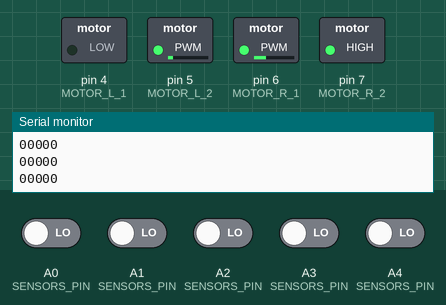
Bench run of a sketch on a simulated Arduino Uno, built with avr-gcc and run on an emulated ATmega328P. On the bench: switched loads named in the sketch (green lamp = pin HIGH), the last lines printed to the serial monitor. The test bench sets the inputs (shaded band); at power-on: A0 (SENSORS_PIN), A1 (SENSORS_PIN), A2 (SENSORS_PIN), A3 (SENSORS_PIN), A4 (SENSORS_PIN) LOW. At 6.0 s the program stops and its outputs stay as they are.

Above: at 1.3 s.
1.4 s: A1 (SENSORS_PIN) driven HIGH
At 1.8 s:
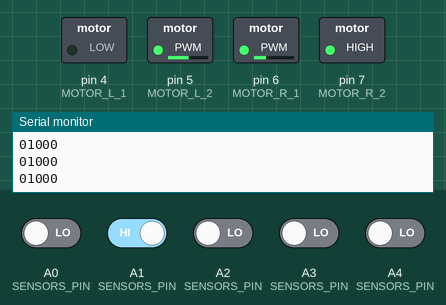
2.9 s: A0 (SENSORS_PIN) driven HIGH
At 4.0 s:
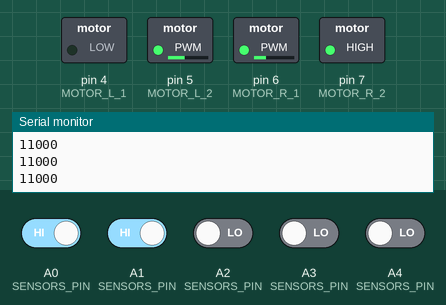
4.4 s: A2 (SENSORS_PIN) driven HIGH
At 5.0 s:
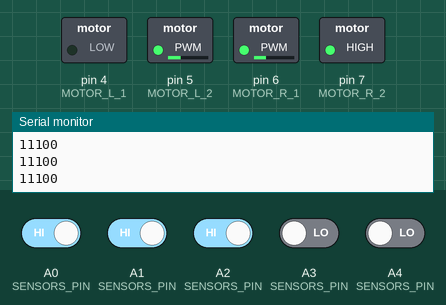
5.9 s: A1 (SENSORS_PIN) driven LOW and A4 (SENSORS_PIN) driven HIGH
At 6.8 s:
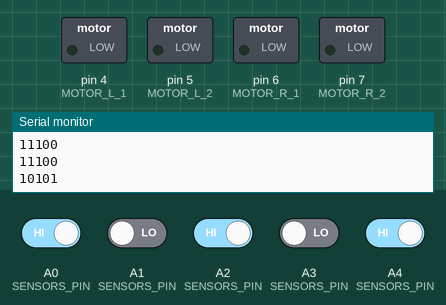
Timing chart, 0 to 7.5 s (numbered marks = the images above; inputs shaded):
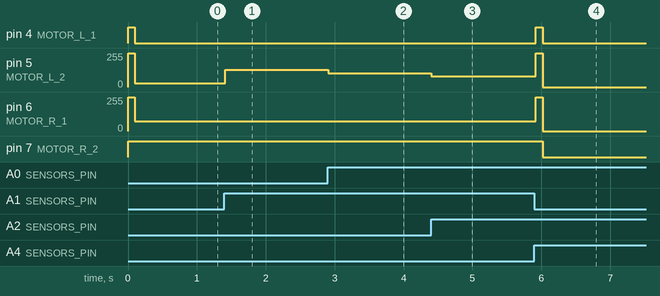

Measured:
- after the input at 1.4 s, pin 5 (MOTOR_L_2): 30/255 → 130/255 at once
- after the input at 2.9 s, pin 5 (MOTOR_L_2): 130/255 → 105/255 at once
- after the input at 4.4 s, pin 5 (MOTOR_L_2): 105/255 → 80/255 at once
- after the input at 5.9 s, pin 4 (MOTOR_L_1): LOW → HIGH at once, → LOW 0.10 s later; pin 5 (MOTOR_L_2): 80/255 → 255/255 at once, → 0/255 0.10 s later; pin 6 (MOTOR_R_1): 75/255 → 255/255 at once, → 0/255 0.10 s later; pin 7 (MOTOR_R_2): HIGH → LOW after 0.12 s

The sketch:

UNO-robocar.ino
```cpp
#define MOTOR_L_1 4
#define MOTOR_L_2 5
#define MOTOR_R_1 6
#define MOTOR_R_2 7

const uint8_t SENSORS_PIN[] = { A0, A1, A2, A3, A4 };

float Kp = 13;
float Ki = 0.0002;
float Kd = 12;
int P;
int I;
int D;
int PIDValue = 0;
float error = 0;
int lastError = 0;
int isRunning = 1;
bool isNoLine = false;

const uint8_t maxspeeda = 180;
const uint8_t maxspeedb = 180;
const uint8_t minspeeda = 10;
const uint8_t minspeedb = 10;

// const int freq = 30000;
// const int ENAChanel = 0;
// const int ENBChanel = 1;
// const int resolution = 8;

void setup() {
  // setup motor
  pinMode(MOTOR_L_1, OUTPUT);
  pinMode(MOTOR_L_2, OUTPUT);
  pinMode(MOTOR_R_1, OUTPUT);
  pinMode(MOTOR_R_2, OUTPUT);

  digitalWrite(MOTOR_L_1, HIGH);
  digitalWrite(MOTOR_L_2, HIGH);
  digitalWrite(MOTOR_R_1, HIGH);
  digitalWrite(MOTOR_R_2, HIGH);

  // setup sensors
  for (auto sensorPin : SENSORS_PIN) {
    pinMode(sensorPin, INPUT);
  }
  Serial.begin(115200);
  delay(100);
}

bool stoped = 0;

void loop() {
  // set_motor(50,50);
  while (isRunning) {
    read_sensors();
    caculate_pid();
    motor_control();
    delay(10);
  }
  if (stoped == 0){
    digitalWrite(MOTOR_R_2, HIGH);
    digitalWrite(MOTOR_R_1, HIGH);
    digitalWrite(MOTOR_L_1, HIGH);
    digitalWrite(MOTOR_L_2, HIGH);
    delay(100);
    stoped = 1;
    digitalWrite(MOTOR_L_1, LOW);
    digitalWrite(MOTOR_L_2, LOW);
    digitalWrite(MOTOR_R_1, LOW);
    digitalWrite(MOTOR_R_2, LOW);
    while (1){

    }
  }


}

void read_sensors() {
  String sensorArray = "";
  int sumSensor = 0;
  for (auto sensorPin : SENSORS_PIN) {
    sensorArray += (char)(digitalRead(sensorPin) + 48);
    sumSensor += digitalRead(sensorPin);
  }
  if (sumSensor > 0){
    isNoLine = false;
  }else{
    isNoLine = true;
  }
  Serial.println(sensorArray);

  if (sensorArray == "00001") error = 5;
  else if (sensorArray == "00111") error = 4;
  else if (sensorArray == "00011") error = 3;
  else if (sensorArray == "00010") error = 2;
  else if (sensorArray == "00110") error = 1;
  else if (sensorArray == "00100") error = 0;
  else if (sensorArray == "01110") error = 0;
  else if (sensorArray == "01100") error = -1;
  else if (sensorArray == "01000") error = -2;
  else if (sensorArray == "11000") error = -3;
  else if (sensorArray == "11100") error = -4;
  else if (sensorArray == "10000") error = -5;
  else if (sensorArray == "00000"){
    if (error > 0) error = 6;
    else error = -6;
  }
   else if (sensorArray == "11111" || sensorArray == "10101" ) {
    isRunning = 0;
  }
  // error = -error;
}

void caculate_pid() {
  P = error;
  if (abs(error) < 6)
  I = I + Ki*error;
  D = error - lastError;
  PIDValue = Kp * P + I + Kd * D;
  // Serial.println(PIDValue);

}


void set_motor(int speedA, int speedB) {
  speedA = -speedA;
  if (speedA > 0){
    speedA = constrain(speedA, minspeeda, maxspeeda);
    digitalWrite(MOTOR_R_2, LOW);
    analogWrite(MOTOR_R_1, speedA);
  } else{
    speedA = constrain(speedA, -maxspeeda, -minspeeda);
    digitalWrite(MOTOR_R_2, HIGH);
    analogWrite(MOTOR_R_1,255 + speedA);
  }
  // speedB = -speedB;
  if (speedB > 0){
    speedB = constrain(speedB, minspeedb, maxspeedb);
    digitalWrite(MOTOR_L_1, LOW);
    analogWrite(MOTOR_L_2, speedB);
  } else{
    speedB = constrain(speedB, -maxspeedb, -minspeedb);
    digitalWrite(MOTOR_L_1, HIGH);
    analogWrite(MOTOR_L_2, 255 + speedB);
  }
}

void motor_control() {
  if (error < 0)
    set_motor(maxspeeda , maxspeedb + PIDValue);
  else
    set_motor(maxspeeda - PIDValue, maxspeedb );
}
```
